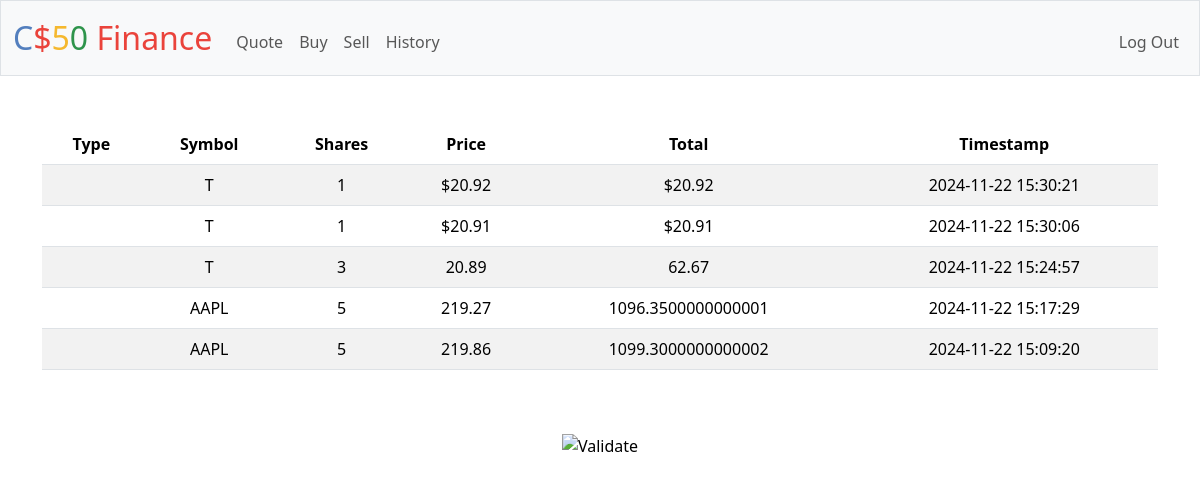
/history (signed in), run on an earlier commit of the app's database.
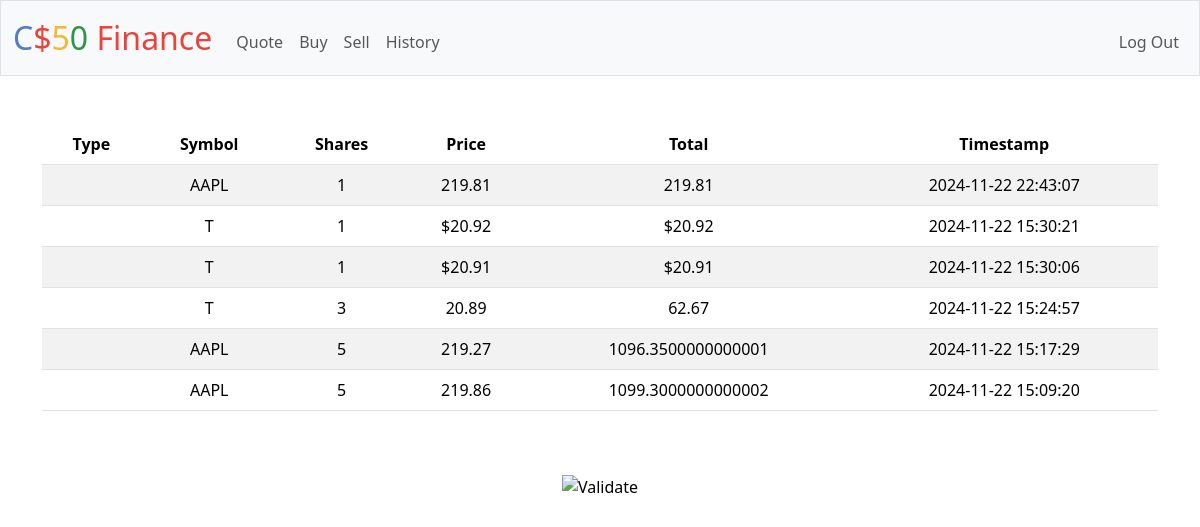
And on a later commit of the database.
### tables this page shows
CREATE TABLE transactions(
id INTEGER PRIMARY KEY AUTOINCREMENT,
user_id INTEGER NOT NULL,
symbol TEXT NOT NULL,
shares INTEGER NOT NULL,
price NUMERIC NOT NULL,
timestamp DATETIME DEFAULT CURRENT_TIMESTAMP,
FOREIGN KEY (user_id) REFERENCES users(id)
);

### app.py (the view)
@app.route("/history")
@login_required
def history():
    transactions = db.execute("SELECT * FROM transactions WHERE user_id = ? ORDER BY timestamp DESC", session["user_id"])
    return render_template("history.html", transactions=transactions)

### app.py (called while the page is built)
@app.after_request
def after_request(response):
    response.headers["Cache-Control"] = "no-cache, no-store, must-revalidate"
    response.headers["Expires"] = 0
    response.headers["Pragma"] = "no-cache"
    return response

### helpers.py (called while the page is built)
def login_required(f):
    @wraps(f)
    def decorated_function(*args, **kwargs):
        if session.get("user_id") is None:
            return redirect("/login")
        return f(*args, **kwargs)
    return decorated_function

### templates/history.html (shortened to what this page needs)
{% extends "layout.html" %}
{% block main %}
    <table class="table table-striped">
        <thead>
            <tr>
                <th>Type</th>
                <th>Symbol</th>
                <th>Shares</th>
                <th>Price</th>
                <th>Total</th>
                <th>Timestamp</th>
            </tr>
        </thead>
        <tbody>
            {% for transaction in transactions %}
                <tr>
                    <td>{{ transaction.type }}</td>
                    <td>{{ transaction.symbol }}</td>
                    <td>{{ transaction.shares }}</td>
                    <td>{{ transaction.price }}</td>
                    <td>{{ (transaction.shares * transaction.price) }}</td>
                    <td>{{ transaction.timestamp }}</td>
                </tr>
            {% endfor %}
        </tbody>
    </table>
{% endblock %}

### templates/layout.html (shortened to what this page needs)
<!DOCTYPE html>
<html lang="en">
    <head>
        <link href="https://cdn.jsdelivr.net/npm/bootstrap@5.3.3/dist/css/bootstrap.min.css" rel="stylesheet">
        <link href="/static/styles.css" rel="stylesheet">
    </head>
    <body>
        <nav class="bg-light border navbar navbar-expand-md navbar-light">
            <div class="container-fluid">
                <a class="navbar-brand" href="/"><span class="blue">C</span><span class="red">$</span><span class="yellow">5</span><span class="green">0</span> <span class="red">Finance</span></a>
                <div class="collapse navbar-collapse" id="navbar">
                    {% if session["user_id"] %}
                        <ul class="navbar-nav me-auto mt-2">
                            <li class="nav-item"><a class="nav-link" href="/quote">Quote</a></li>
                            <li class="nav-item"><a class="nav-link" href="/buy">Buy</a></li>
                            <li class="nav-item"><a class="nav-link" href="/sell">Sell</a></li>
                            <li class="nav-item"><a class="nav-link" href="/history">History</a></li>
                        </ul>
                        <ul class="navbar-nav ms-auto mt-2">
                            <li class="nav-item"><a class="nav-link" href="/logout">Log Out</a></li>
                        </ul>
                    {% else %}
                        <ul class="navbar-nav ms-auto mt-2">
                            <li class="nav-item"><a class="nav-link" href="/register">Register</a></li>
                            <li class="nav-item"><a class="nav-link" href="/login">Log In</a></li>
                        </ul>
                    {% endif %}
                </div>
            </div>
        </nav>
        <main class="container py-5 text-center">
            {% block main %}{% endblock %}
        </main>
        <footer class="mb-5">
            <form action="https://validator.w3.org/check" class="text-center" enctype="multipart/form-data" method="post" target="_blank">
                <input alt="Validate" src="/static/I_heart_validator.png" type="image">
            </form>
        </footer>
    </body>
</html>

### static/styles.css (style rules this page uses)
nav .navbar-brand { font-size: xx-large; }
nav .navbar-brand .blue { color: #537fbe; }
nav .navbar-brand .red { color: #ea433b; }
nav .navbar-brand .yellow { color: #f5b82e; }
nav .navbar-brand .green { color: #2e944b; }

What changed in the data, as far as the page shows it:
added transactions: (transaction.shares*transaction.price) "219.81"
